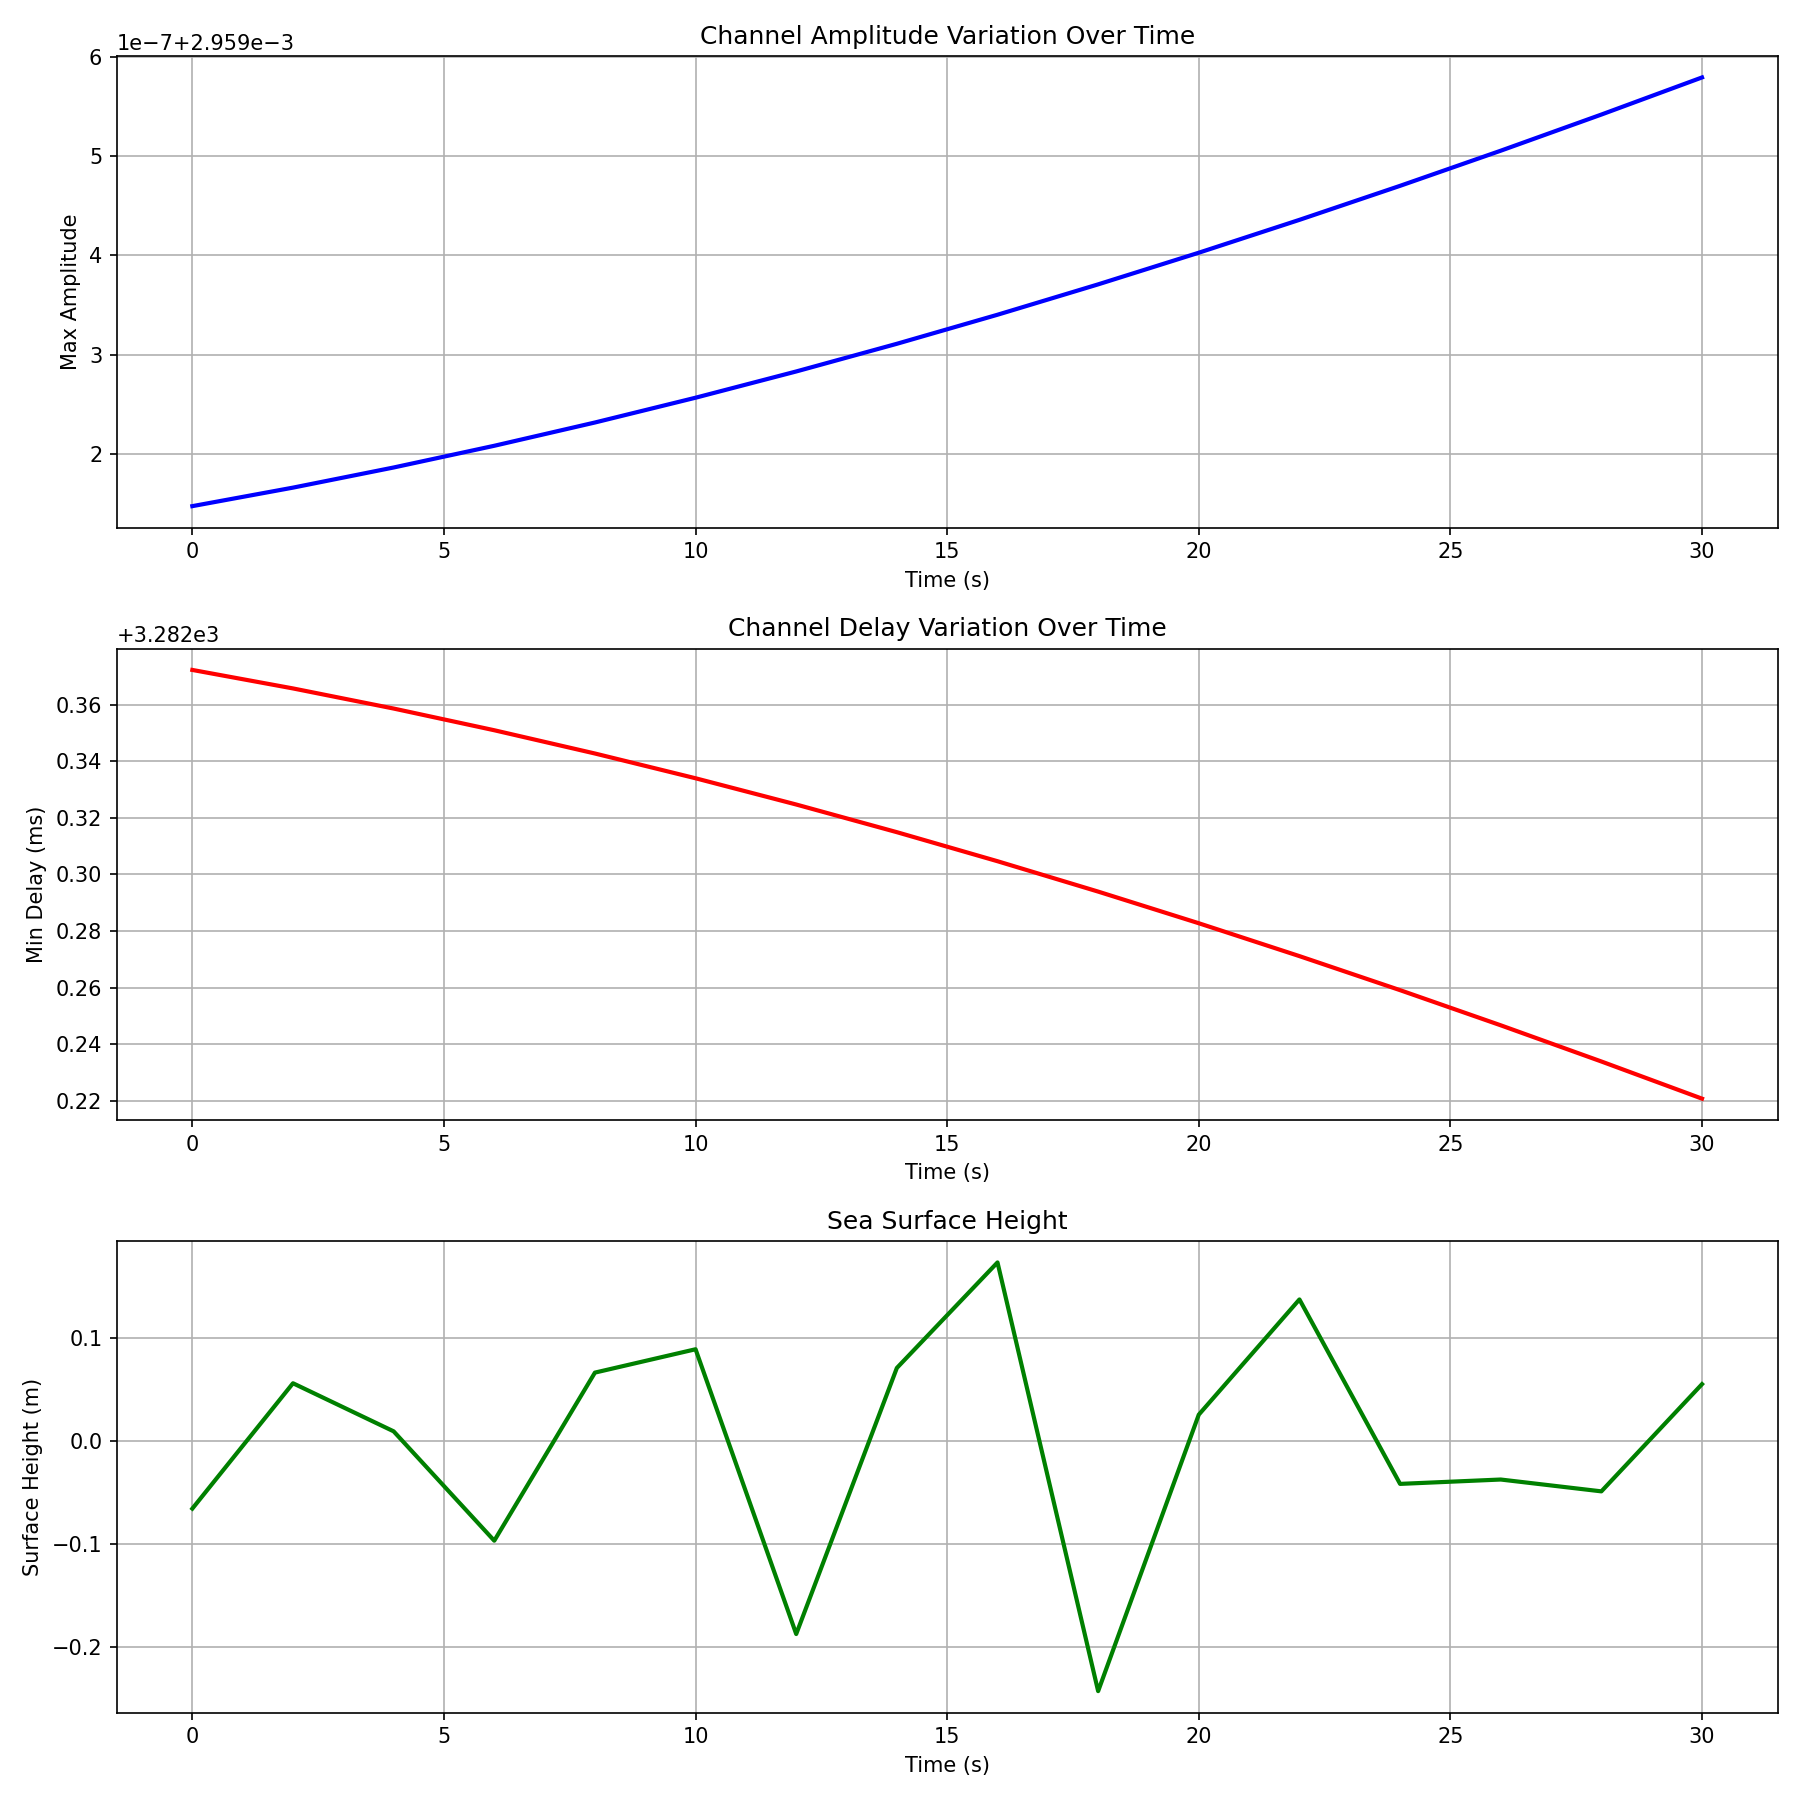

Generate this figure with Python:
import numpy as np
from scipy.interpolate import interp1d
from scipy.signal import lfilter, fftconvolve
import matplotlib.pyplot as plt
from matplotlib.animation import FuncAnimation
from dataclasses import dataclass
from typing import List, Tuple, Optional
import sys

sys.path.insert(0, '.')
from underwater_acoustic_channel import (
    SoundSpeedProfile, GaussianBeamTracer, UnderwaterAcousticChannel,
    MultipathComponent, create_munk_profile
)


@dataclass
class SeaSurfaceWaves:
    significant_wave_height: float = 1.0
    dominant_period: float = 8.0
    num_wave_components: int = 20
    random_seed: int = 42
    
    def __post_init__(self):
        rng = np.random.RandomState(self.random_seed)
        self.omega_peak = 2 * np.pi / self.dominant_period
        self.k_peak = self.omega_peak**2 / 9.81
        
        self.wave_numbers = np.linspace(self.k_peak * 0.3, self.k_peak * 3.0, self.num_wave_components)
        self.omega = np.sqrt(9.81 * self.wave_numbers)
        
        pm_spectrum = (self.significant_wave_height**2 * 5 / 16 * 
                      self.omega_peak**4 * self.omega**(-5) *
                      np.exp(-1.25 * (self.omega_peak / self.omega)**4))
        
        self.amplitudes = np.sqrt(2 * pm_spectrum * np.diff(self.wave_numbers, append=self.wave_numbers[-1]))
        self.phases = rng.uniform(0, 2 * np.pi, self.num_wave_components)
        self.directions = rng.uniform(-np.pi/6, np.pi/6, self.num_wave_components)
    
    def get_height(self, x: float, t: float) -> float:
        height = 0.0
        for i in range(self.num_wave_components):
            k = self.wave_numbers[i]
            omega = self.omega[i]
            A = self.amplitudes[i]
            phi = self.phases[i]
            direction = self.directions[i]
            
            x_component = k * (x * np.cos(direction))
            height += A * np.sin(x_component - omega * t + phi)
        
        return height
    
    def get_height_array(self, x_array: np.ndarray, t: float) -> np.ndarray:
        heights = np.zeros_like(x_array)
        for i in range(self.num_wave_components):
            k = self.wave_numbers[i]
            omega = self.omega[i]
            A = self.amplitudes[i]
            phi = self.phases[i]
            direction = self.directions[i]
            
            for j, x in enumerate(x_array):
                x_component = k * (x * np.cos(direction))
                heights[j] += A * np.sin(x_component - omega * t + phi)
        
        return heights
    
    def get_slope(self, x: float, t: float) -> float:
        dx = 0.1
        h1 = self.get_height(x - dx, t)
        h2 = self.get_height(x + dx, t)
        return (h2 - h1) / (2 * dx)


@dataclass
class InternalWaves:
    amplitude: float = 10.0
    wavelength: float = 500.0
    period: float = 300.0
    depth_center: float = 500.0
    depth_width: float = 200.0
    random_seed: int = 123
    
    def __post_init__(self):
        rng = np.random.RandomState(self.random_seed)
        self.num_modes = 5
        self.mode_amplitudes = self.amplitude * np.exp(-np.arange(self.num_modes))
        self.mode_wavenumbers = 2 * np.pi / (self.wavelength / (np.arange(1, self.num_modes + 1)))
        self.mode_omegas = 2 * np.pi / (self.period * np.arange(1, self.num_modes + 1))
        self.mode_phases = rng.uniform(0, 2 * np.pi, self.num_modes)
    
    def get_sound_speed_perturbation(self, depth: float, x: float, t: float) -> float:
        depth_envelope = np.exp(-((depth - self.depth_center) / self.depth_width)**2)
        
        perturbation = 0.0
        for n in range(self.num_modes):
            k = self.mode_wavenumbers[n]
            omega = self.mode_omegas[n]
            A = self.mode_amplitudes[n]
            phi = self.mode_phases[n]
            
            perturbation += A * np.sin(k * x - omega * t + phi) * depth_envelope
        
        return perturbation
    
    def perturb_profile(self, base_ssp: SoundSpeedProfile, x: float, t: float) -> SoundSpeedProfile:
        perturbed_speeds = base_ssp.speeds.copy()
        
        for i, depth in enumerate(base_ssp.depths):
            perturbed_speeds[i] += self.get_sound_speed_perturbation(depth, x, t)
        
        return SoundSpeedProfile(depths=base_ssp.depths.copy(), speeds=perturbed_speeds)


@dataclass
class ChannelSnapshot:
    time: float
    multipath_components: List[MultipathComponent]
    impulse_response: np.ndarray
    time_axis: np.ndarray
    surface_height: float
    ssp_perturbation: float


class TimeVaryingChannel:
    def __init__(self,
                 base_ssp: SoundSpeedProfile,
                 water_depth: float,
                 source_depth: float,
                 receiver_depth: float,
                 range_km: float,
                 relative_speed: float = 0.0,
                 carrier_freq: float = 10000.0,
                 simulation_duration: float = 60.0,
                 snapshot_interval: float = 1.0,
                 wave_height: float = 1.0,
                 internal_wave_amp: float = 10.0,
                 use_gaussian_beam: bool = True):
        
        self.base_ssp = base_ssp
        self.water_depth = water_depth
        self.source_depth = source_depth
        self.receiver_depth = receiver_depth
        self.range = range_km * 1000
        self.relative_speed = relative_speed
        self.carrier_freq = carrier_freq
        self.simulation_duration = simulation_duration
        self.snapshot_interval = snapshot_interval
        self.use_gaussian_beam = use_gaussian_beam
        
        self.surface_waves = SeaSurfaceWaves(
            significant_wave_height=wave_height,
            random_seed=42
        )
        
        self.internal_waves = InternalWaves(
            amplitude=internal_wave_amp,
            random_seed=123
        )
        
        self.snapshots: List[ChannelSnapshot] = []
        self._simulate_channel()
    
    def _simulate_channel(self):
        n_snapshots = int(self.simulation_duration / self.snapshot_interval) + 1
        times = np.linspace(0, self.simulation_duration, n_snapshots)
        
        print(f"Simulating time-varying channel...")
        print(f"  Duration: {self.simulation_duration:.1f} s")
        print(f"  Snapshots: {n_snapshots}")
        print(f"  Snapshot interval: {self.snapshot_interval:.2f} s")
        print()
        
        for i, t in enumerate(times):
            if i % 10 == 0:
                print(f"  Processing snapshot {i+1}/{n_snapshots} (t={t:.1f}s)...")
            
            surface_h = self.surface_waves.get_height(self.range / 2, t)
            effective_water_depth = self.water_depth + surface_h
            
            if effective_water_depth < 100:
                effective_water_depth = 100
            
            perturbed_ssp = self.internal_waves.perturb_profile(
                self.base_ssp, self.range / 2, t
            )
            
            channel = UnderwaterAcousticChannel(
                ssp=perturbed_ssp,
                water_depth=effective_water_depth,
                source_depth=self.source_depth,
                receiver_depth=self.receiver_depth,
                range_km=self.range / 1000,
                relative_speed=self.relative_speed,
                carrier_freq=self.carrier_freq,
                use_gaussian_beam=self.use_gaussian_beam
            )
            
            sample_rate = 48000
            t_axis, ir = channel.get_impulse_response(sample_rate=sample_rate)
            
            ssp_pert = self.internal_waves.get_sound_speed_perturbation(
                self.receiver_depth, self.range / 2, t
            )
            
            snapshot = ChannelSnapshot(
                time=t,
                multipath_components=channel.multipath_components,
                impulse_response=ir,
                time_axis=t_axis,
                surface_height=surface_h,
                ssp_perturbation=ssp_pert
            )
            self.snapshots.append(snapshot)
        
        print(f"  Done! Generated {len(self.snapshots)} channel snapshots.")
        print()
    
    def get_impulse_response_at(self, t: float, sample_rate: float = 48000) -> Tuple[np.ndarray, np.ndarray]:
        times = [s.time for s in self.snapshots]
        idx = np.searchsorted(times, t)
        
        if idx >= len(self.snapshots):
            idx = len(self.snapshots) - 1
        if idx <= 0:
            idx = 0
        
        if idx > 0 and abs(times[idx] - t) > abs(times[idx-1] - t):
            idx = idx - 1
        
        return self.snapshots[idx].time_axis, self.snapshots[idx].impulse_response
    
    def process_time_varying_signal(self, signal: np.ndarray, 
                                     sample_rate: float) -> np.ndarray:
        signal_duration = len(signal) / sample_rate
        n_snapshots_needed = int(signal_duration / self.snapshot_interval) + 1
        
        if n_snapshots_needed > len(self.snapshots):
            self.simulation_duration = signal_duration + 10
            self._simulate_channel()
        
        output = np.zeros(len(signal), dtype=complex)
        
        for i, snapshot in enumerate(self.snapshots):
            if i >= n_snapshots_needed:
                break
            
            t_start = i * self.snapshot_interval
            t_end = min((i + 1) * self.snapshot_interval, signal_duration)
            
            idx_start = int(t_start * sample_rate)
            idx_end = int(t_end * sample_rate)
            
            if idx_start >= len(signal):
                break
            
            segment = signal[idx_start:idx_end]
            
            ir = snapshot.impulse_response
            
            if len(segment) > 0:
                received = fftconvolve(segment, ir[:len(segment)], mode='same')
                output[idx_start:idx_end] = received[:idx_end - idx_start]
        
        return output
    
    def get_amplitude_series(self) -> Tuple[np.ndarray, np.ndarray]:
        times = np.array([s.time for s in self.snapshots])
        amplitudes = np.array([
            max((abs(c.amplitude) for c in s.multipath_components), default=0)
            for s in self.snapshots
        ])
        return times, amplitudes
    
    def get_delay_series(self) -> Tuple[np.ndarray, np.ndarray]:
        times = np.array([s.time for s in self.snapshots])
        delays = np.array([
            min((c.delay for c in s.multipath_components), default=0)
            for s in self.snapshots
        ])
        return times, delays
    
    def get_surface_height_series(self) -> Tuple[np.ndarray, np.ndarray]:
        times = np.array([s.time for s in self.snapshots])
        heights = np.array([s.surface_height for s in self.snapshots])
        return times, heights
    
    def get_coherence_time(self) -> float:
        if len(self.snapshots) < 2:
            return 0
        
        sample_rate = 48000
        n_snap = len(self.snapshots)
        correlations = []
        
        for i in range(n_snap - 1):
            ir1 = self.snapshots[i].impulse_response
            ir2 = self.snapshots[i + 1].impulse_response
            
            min_len = min(len(ir1), len(ir2))
            corr = np.abs(np.dot(ir1[:min_len], np.conj(ir2[:min_len])))
            norm = np.sqrt(np.sum(np.abs(ir1[:min_len])**2) * np.sum(np.abs(ir2[:min_len])**2))
            
            if norm > 0:
                correlations.append(corr / norm)
        
        if correlations:
            avg_corr = np.mean(correlations)
            if avg_corr > 0.5:
                return self.simulation_duration
            else:
                return self.snapshot_interval * (1 - avg_corr) / 0.5
        return 0


class CommunicationPerformance:
    @staticmethod
    def compute_snr(transmitted: np.ndarray, received: np.ndarray, 
                    noise_var: float = 1e-6) -> float:
        signal_power = np.mean(np.abs(transmitted)**2)
        error = received - transmitted
        noise_power = np.mean(np.abs(error)**2) + noise_var
        
        if noise_power < 1e-15:
            return 100.0
        return 10 * np.log10(signal_power / noise_power)
    
    @staticmethod
    def compute_ber(transmitted_bits: np.ndarray, received_bits: np.ndarray) -> float:
        if len(transmitted_bits) != len(received_bits):
            min_len = min(len(transmitted_bits), len(received_bits))
            transmitted_bits = transmitted_bits[:min_len]
            received_bits = received_bits[:min_len]
        
        errors = np.sum(transmitted_bits != received_bits)
        return errors / len(transmitted_bits) if len(transmitted_bits) > 0 else 0
    
    @staticmethod
    def bpsk_modulate(bits: np.ndarray, carrier_freq: float, 
                      sample_rate: float, symbol_duration: float) -> np.ndarray:
        samples_per_symbol = int(symbol_duration * sample_rate)
        t = np.arange(samples_per_symbol) / sample_rate
        
        signal = np.zeros(len(bits) * samples_per_symbol)
        
        for i, bit in enumerate(bits):
            phase = 0 if bit == 1 else np.pi
            start = i * samples_per_symbol
            end = start + samples_per_symbol
            signal[start:end] = np.cos(2 * np.pi * carrier_freq * t + phase)
        
        return signal
    
    @staticmethod
    def bpsk_demodulate(received: np.ndarray, carrier_freq: float,
                        sample_rate: float, symbol_duration: float) -> np.ndarray:
        samples_per_symbol = int(symbol_duration * sample_rate)
        t = np.arange(samples_per_symbol) / sample_rate
        
        n_symbols = len(received) // samples_per_symbol
        bits = np.zeros(n_symbols, dtype=int)
        
        for i in range(n_symbols):
            start = i * samples_per_symbol
            end = start + samples_per_symbol
            
            symbol = received[start:end]
            reference = np.cos(2 * np.pi * carrier_freq * t)
            
            correlation = np.sum(symbol * reference)
            bits[i] = 1 if correlation > 0 else 0
        
        return bits
    
    @staticmethod
    def add_awgn(signal: np.ndarray, snr_db: float) -> np.ndarray:
        signal_power = np.mean(np.abs(signal)**2)
        snr_linear = 10**(snr_db / 10)
        noise_power = signal_power / snr_linear
        
        if np.isrealobj(signal):
            noise = np.sqrt(noise_power) * np.random.randn(len(signal))
        else:
            noise = np.sqrt(noise_power / 2) * (np.random.randn(len(signal)) + 
                                                   1j * np.random.randn(len(signal)))
        
        return signal + noise


def plot_time_varying_channel(tv_channel: TimeVaryingChannel):
    t_amp, amps = tv_channel.get_amplitude_series()
    t_delay, delays = tv_channel.get_delay_series()
    t_surf, surf = tv_channel.get_surface_height_series()
    
    fig, axes = plt.subplots(3, 1, figsize=(12, 12))
    
    axes[0].plot(t_amp, amps, 'b-', linewidth=2)
    axes[0].set_xlabel('Time (s)')
    axes[0].set_ylabel('Max Amplitude')
    axes[0].set_title('Channel Amplitude Variation Over Time')
    axes[0].grid(True)
    
    axes[1].plot(t_delay, delays * 1000, 'r-', linewidth=2)
    axes[1].set_xlabel('Time (s)')
    axes[1].set_ylabel('Min Delay (ms)')
    axes[1].set_title('Channel Delay Variation Over Time')
    axes[1].grid(True)
    
    axes[2].plot(t_surf, surf, 'g-', linewidth=2)
    axes[2].set_xlabel('Time (s)')
    axes[2].set_ylabel('Surface Height (m)')
    axes[2].set_title('Sea Surface Height')
    axes[2].grid(True)
    
    plt.tight_layout()
    return fig


def plot_channel_snapshots(tv_channel: TimeVaryingChannel, n_snapshots: int = 5):
    indices = np.linspace(0, len(tv_channel.snapshots) - 1, n_snapshots, dtype=int)
    
    fig, axes = plt.subplots(n_snapshots, 1, figsize=(14, 4 * n_snapshots))
    if n_snapshots == 1:
        axes = [axes]
    
    for idx, ax in zip(indices, axes):
        snap = tv_channel.snapshots[idx]
        t_axis = snap.time_axis * 1000
        
        ax.stem(t_axis, np.abs(snap.impulse_response), basefmt='r-', markerfmt='b.')
        ax.set_xlabel('Delay (ms)')
        ax.set_ylabel('Amplitude')
        ax.set_title(f'Time = {snap.time:.1f}s, Surface = {snap.surface_height:.2f}m')
        ax.grid(True)
    
    plt.tight_layout()
    return fig


def plot_communication_performance(tv_channel: TimeVaryingChannel):
    sample_rate = 48000
    symbol_duration = 0.001
    carrier_freq = 10000
    n_bits = 1000
    
    bits = np.random.randint(0, 2, n_bits)
    transmitted = CommunicationPerformance.bpsk_modulate(
        bits, carrier_freq, sample_rate, symbol_duration
    )
    
    snr_values = np.arange(0, 30, 2)
    ber_values = []
    
    for snr_db in snr_values:
        received_sig = CommunicationPerformance.add_awgn(transmitted, snr_db)
        
        received_tv = tv_channel.process_time_varying_signal(
            received_sig, sample_rate
        )
        
        received_bits = CommunicationPerformance.bpsk_demodulate(
            received_tv, carrier_freq, sample_rate, symbol_duration
        )
        
        min_len = min(len(bits), len(received_bits))
        ber = CommunicationPerformance.compute_ber(bits[:min_len], received_bits[:min_len])
        ber_values.append(ber)
    
    fig, ax = plt.subplots(figsize=(10, 6))
    
    ax.semilogy(snr_values, ber_values, 'bo-', linewidth=2, markersize=8)
    ax.set_xlabel('SNR (dB)')
    ax.set_ylabel('Bit Error Rate')
    ax.set_title('Communication Performance: BER vs SNR')
    ax.grid(True)
    ax.set_ylim([1e-5, 1])
    
    plt.tight_layout()
    return fig


def main():
    print("=" * 60)
    print("Time-Varying Underwater Acoustic Channel Simulation")
    print("(with sea surface waves and internal waves)")
    print("=" * 60)
    print()
    
    base_ssp = create_munk_profile(depth_max=4000.0)
    print("Base Sound Speed Profile (Munk):")
    print(f"  Surface: {base_ssp.get_speed(0):.1f} m/s")
    print(f"  Channel axis: {np.min(base_ssp.speeds):.1f} m/s")
    print()
    
    print("Channel Configuration:")
    print("  Water depth: 4000 m")
    print("  Source depth: 100 m")
    print("  Receiver depth: 200 m")
    print("  Range: 5 km")
    print("  Carrier freq: 10 kHz")
    print()
    
    print("Environmental Parameters:")
    print("  Significant wave height: 1.0 m")
    print("  Internal wave amplitude: 10 m/s")
    print("  Simulation duration: 30 s")
    print("  Snapshot interval: 2 s")
    print()
    
    tv_channel = TimeVaryingChannel(
        base_ssp=base_ssp,
        water_depth=4000.0,
        source_depth=100.0,
        receiver_depth=200.0,
        range_km=5.0,
        relative_speed=5.0,
        carrier_freq=10000.0,
        simulation_duration=30.0,
        snapshot_interval=2.0,
        wave_height=1.0,
        internal_wave_amp=10.0,
        use_gaussian_beam=True
    )
    
    print("=" * 60)
    print("Channel Variation Statistics")
    print("=" * 60)
    
    t_amp, amps = tv_channel.get_amplitude_series()
    t_delay, delays = tv_channel.get_delay_series()
    t_surf, surf = tv_channel.get_surface_height_series()
    
    print(f"Amplitude variation:")
    print(f"  Mean: {np.mean(amps):.6f}")
    print(f"  Std: {np.std(amps):.6f}")
    print(f"  Min: {np.min(amps):.6f}")
    print(f"  Max: {np.max(amps):.6f}")
    print()
    
    print(f"Delay variation:")
    print(f"  Mean: {np.mean(delays)*1000:.2f} ms")
    print(f"  Std: {np.std(delays)*1000:.2f} ms")
    print(f"  Range: {(np.max(delays) - np.min(delays))*1000:.2f} ms")
    print()
    
    coherence_time = tv_channel.get_coherence_time()
    print(f"Coherence time: {coherence_time:.2f} s")
    print()
    
    print("=" * 60)
    print("Generating Plots")
    print("=" * 60)
    
    print("1. Time-varying channel parameters...")
    fig1 = plot_time_varying_channel(tv_channel)
    fig1.savefig('time_varying_channel.png', dpi=150)
    
    print("2. Channel snapshots...")
    fig2 = plot_channel_snapshots(tv_channel, n_snapshots=4)
    fig2.savefig('channel_snapshots.png', dpi=150)
    
    print("3. Communication performance...")
    fig3 = plot_communication_performance(tv_channel)
    fig3.savefig('communication_performance.png', dpi=150)
    
    print()
    print("Done! All plots saved:")
    print("  - time_varying_channel.png")
    print("  - channel_snapshots.png")
    print("  - communication_performance.png")
    
    print()
    print("=" * 60)
    print("Example: Signal Transmission Through Time-Varying Channel")
    print("=" * 60)
    
    sample_rate = 48000
    duration = 0.05
    t = np.arange(int(duration * sample_rate)) / sample_rate
    test_signal = np.sin(2 * np.pi * 10000 * t)
    
    received = tv_channel.process_time_varying_signal(test_signal, sample_rate)
    
    fig4, axes = plt.subplots(2, 1, figsize=(12, 8))
    
    axes[0].plot(t * 1000, test_signal)
    axes[0].set_title('Transmitted Signal (10 kHz)')
    axes[0].set_xlabel('Time (ms)')
    axes[0].set_ylabel('Amplitude')
    axes[0].grid(True)
    
    axes[1].plot(t * 1000, np.real(received))
    axes[1].set_title('Received Signal (Through Time-Varying Channel)')
    axes[1].set_xlabel('Time (ms)')
    axes[1].set_ylabel('Amplitude')
    axes[1].grid(True)
    
    plt.tight_layout()
    fig4.savefig('signal_transmission_time_varying.png', dpi=150)
    print("  - signal_transmission_time_varying.png")
    
    print()
    print("=" * 60)
    print("SUMMARY")
    print("=" * 60)
    print()
    print("Time-varying channel simulator includes:")
    print("  1. Sea surface waves (Pierson-Moskowitz spectrum)")
    print("     - Random wave components with realistic spectrum")
    print("     - Affects surface reflection and water depth")
    print()
    print("  2. Internal waves (mode-based perturbation)")
    print("     - Multi-mode internal wave model")
    print("     - Perturbs sound speed profile over time")
    print("     - Focused at thermocline depth (~500m)")
    print()
    print("  3. Time-varying impulse response")
    print("     - Channel snapshots at specified intervals")
    print("     - Amplitude and delay variations tracked")
    print()
    print("  4. Communication performance evaluation")
    print("     - BPSK modulation/demodulation")
    print("     - BER vs SNR curves")
    print("     - SNR computation")
    print()
    print("Applications:")
    print("  - Underwater acoustic communication system design")
    print("  - Channel equalizer performance evaluation")
    print("  - Adaptive algorithm testing")
    print("  - Robustness analysis against environmental changes")
    print()
    
    plt.close('all')


if __name__ == '__main__':
    main()
